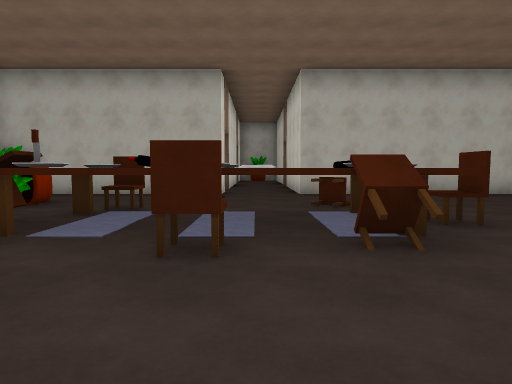
View 1 (above)

21 first-person views from a walk through a 3-D level made in the Unity game engine. The camera is 1.3 m above the floor, tilts 4° down and sees 75° across. The floor is counted in squares, 2 m on a side. Each view is taken from the middle of a square. On the plan, view 1 faces up. The plan holds only what a view shows up to about 10 squares ahead; the rest is blank. The player is left out. Surface patterns are stand-ins for the level's own textures.

View 2
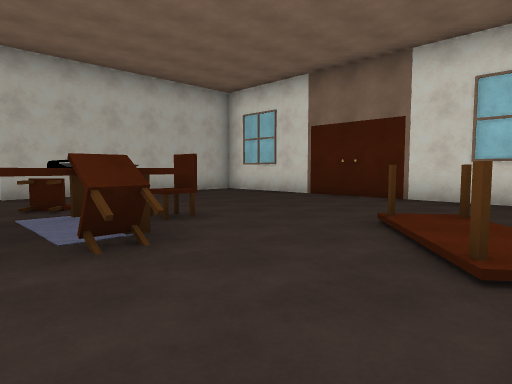

View 3
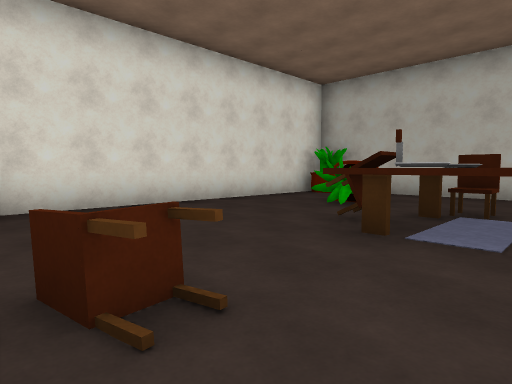

View 4
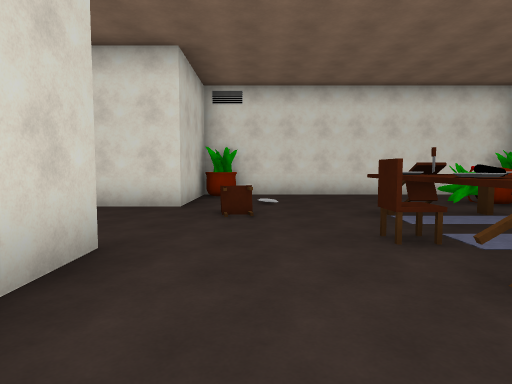

View 5
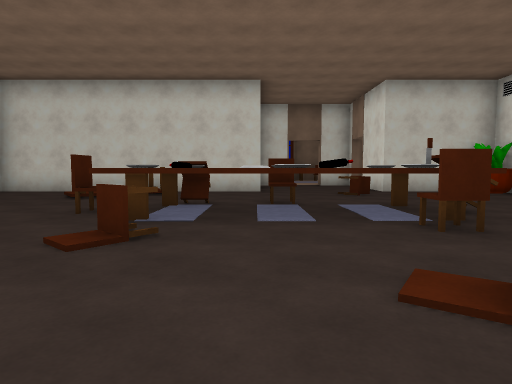

View 6
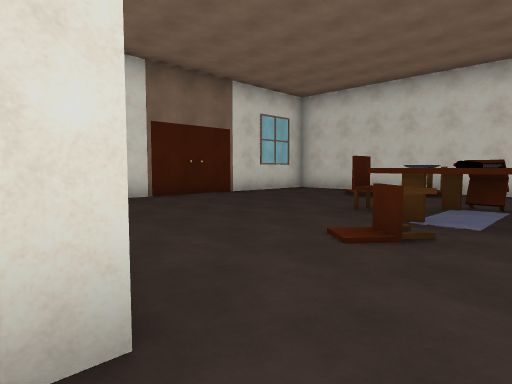

View 7
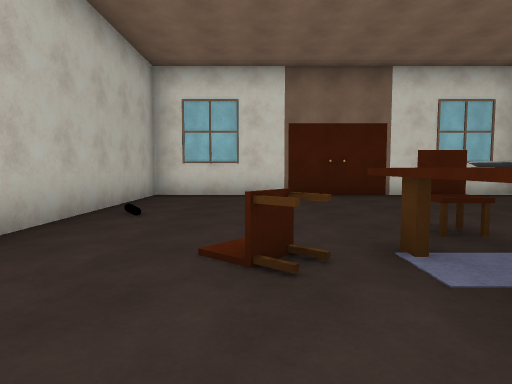

View 8
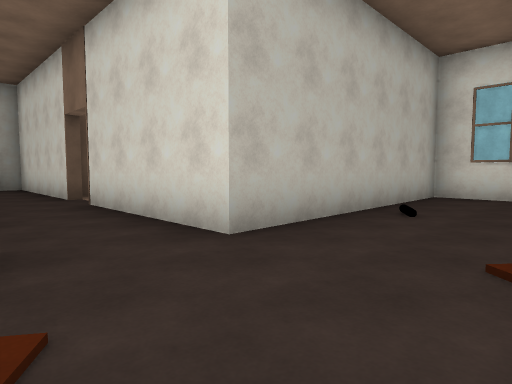

View 9
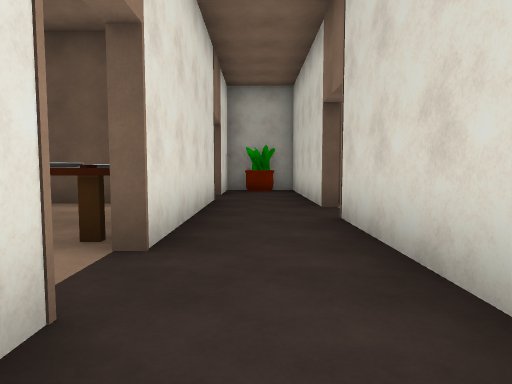

View 10
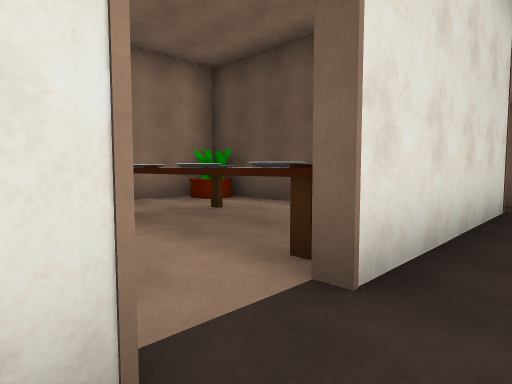

View 11
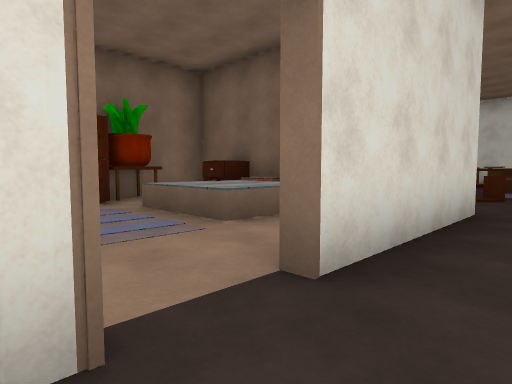

View 12
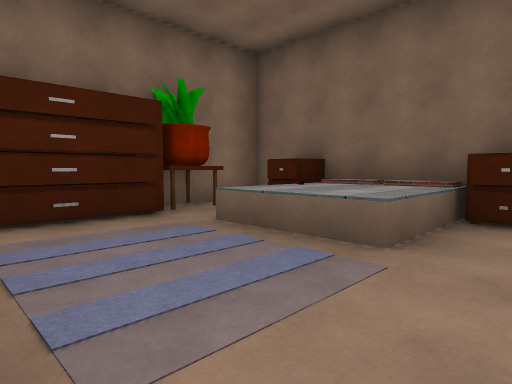

View 13
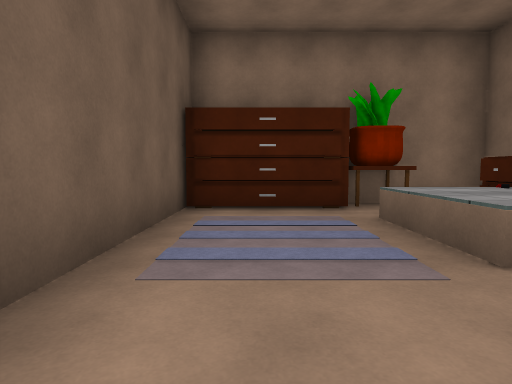

View 14
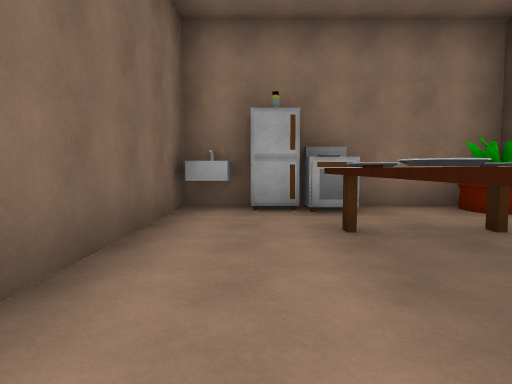

View 15
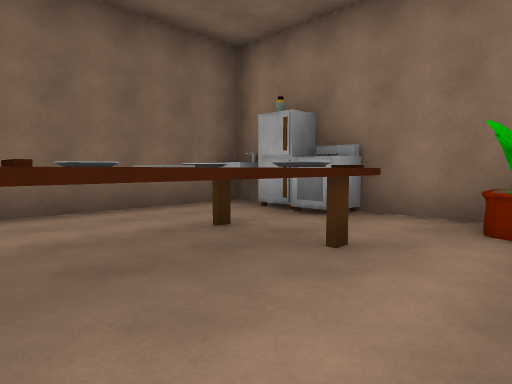

View 16
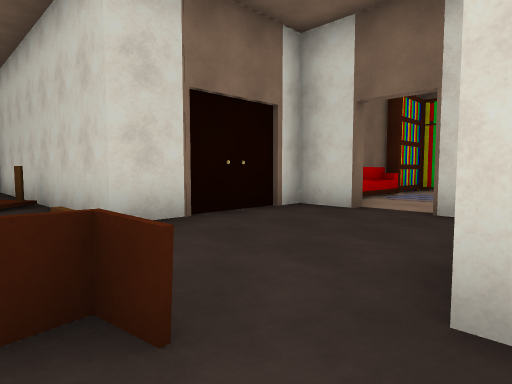

View 17
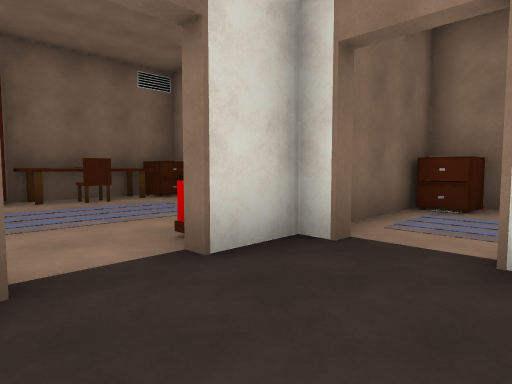

View 18
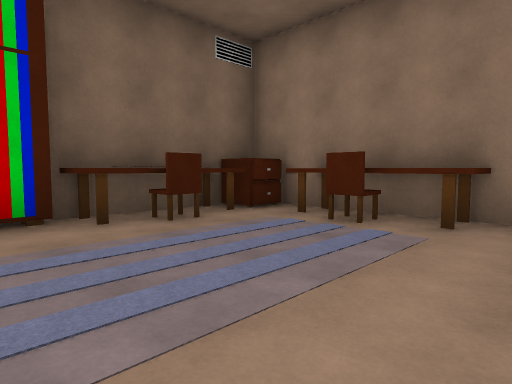

View 19
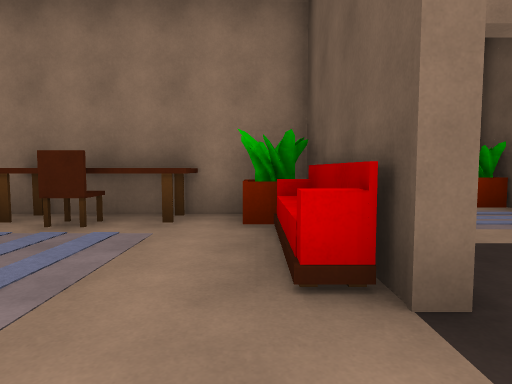

View 20
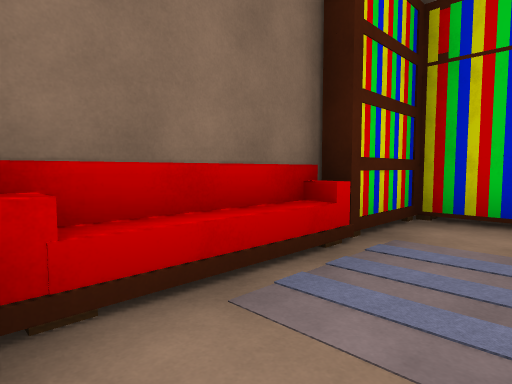

View 21
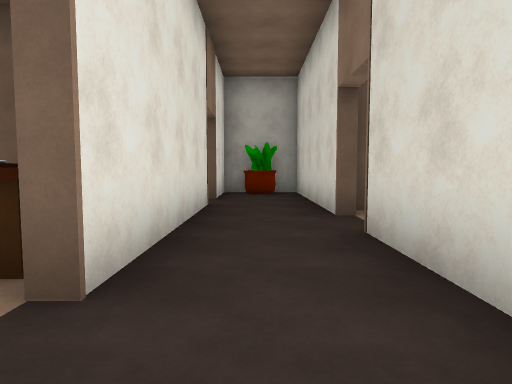

### Floor plan
Key: @ floor where view 1 was taken; # wall or solid block; . floor; / step, stairs or slope; ^ raised ledge; C chair; R rug; B bookshelf; T table; W brown block; E dresser; N oven; F fridge; S sofa; K books; O other object.
Columns run from 8 left of view 1 to 8 right of it. Each row starts with its distance up from view 1.
 19          ##
 18        #O.#
 17        #..#
 16        ...#
 15    ##  #.######
 14  #O....#.#.....W
 13  #.....#.......#
 12  #.. ^O#.#.....W
 11  #N.O OO.#..^^.T
 10  #F......#..^O..#
  9  #######.# E##E##
  8  #O....C........#
  7  #..............#
  6  #..O.C..C......#
  5  #...^ORRR^.....B
  4  #..CO^^R OC...BB
  3  #...^RCCC^.....B
  2  #........../...#
  1  #....C..../T...#
  0  #O..C..@../....#
 -1  O# #...###### ##
 -2   ..#...#
 -3 #.......#
 -4  E####.##
 -5   #SO...
 -6   #T....S
 -7   #C....S
 -8   #T....K
 -9   #ECC..K
-10   ####KK#

Positions as (right, up) in squares from view 1, and headings:
1: (0, 0), facing up
2: (0, 0), facing up-right
3: (-1, 0), facing up-left
4: (3, 1), facing left
5: (0, 9), facing down
6: (0, 9), facing down-right
7: (-1, 6), facing right
8: (-1, 6), facing up-right
9: (0, 8), facing up
10: (0, 9), facing up-left
11: (0, 14), facing down-right
12: (2, 14), facing down-right
13: (1, 13), facing right
14: (-1, 10), facing left
15: (-2, 14), facing down-left
16: (-4, 1), facing down-right
17: (-1, -2), facing down-left
18: (-1, -5), facing down-left
19: (-1, -5), facing left
20: (-2, -5), facing down-right
21: (0, 9), facing up
